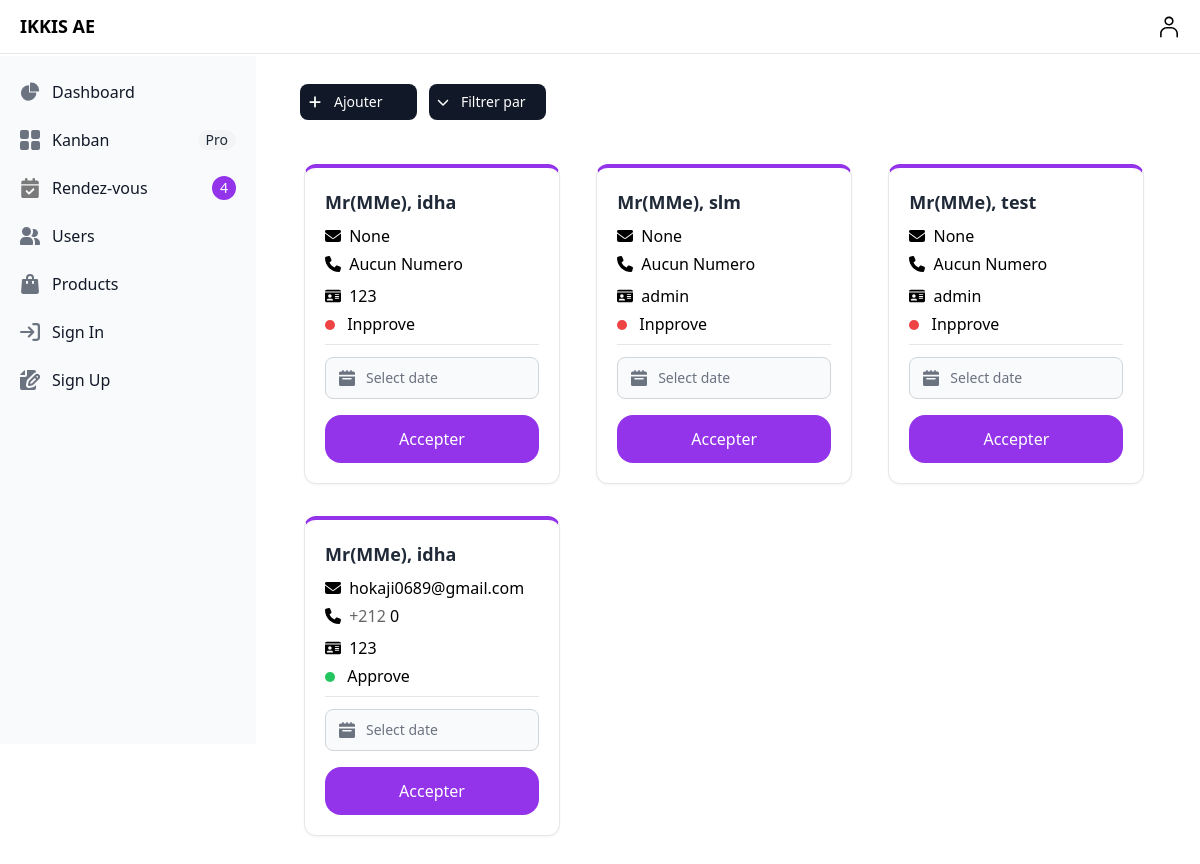
/dashboard/appointement, run on an earlier commit of the app's database.
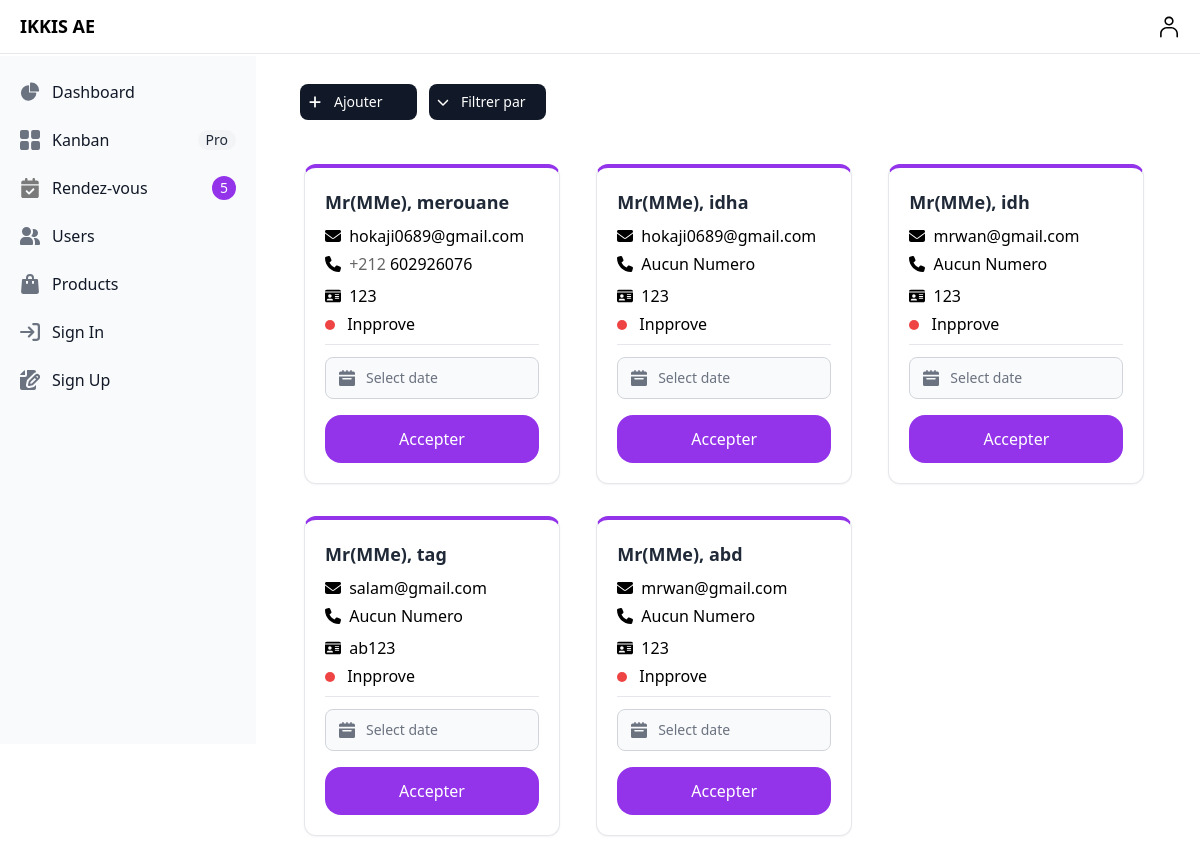
And on a later commit of the database.
### app/models.py (models this page shows)
class Appointement(models.Model):
    accepted=models.BooleanField(default=False)
    nom=models.CharField(max_length=20,null=True)
    prenom=models.CharField(max_length=30,null=True)
    cni=models.CharField(max_length=10,null=True)
    numero_telephone=models.IntegerField(null=True)
    email=models.EmailField(max_length=20,null=True)
    message=models.CharField(max_length=40,null=True)
    date=models.TextField(null=True)

### sfe/views.py (the view)
# urls.py: path('dashboard/appointement',views.appointement,name="appointement"),
def appointement(request):
    new_appointement=Appointement.objects.all().order_by('accepted')
    context={
        'new_appointement':new_appointement,
    }
    return render(request,"adm/appointement.html",context)

### templates/adm/appointement.html (shortened to what this page needs)
{% extends 'adm/dash.html' %}
{% block content %}
<div class="sm:ml-72">
          {% include "msg/msg.html" %}
          <div class="sm:flex">
                    <div class="relative flex items-center  space-x-2 sm:space-x-3 mx-48 mb-6 ml-3 py-1">
                        <button  data-modal-target="add-appoint-modal" data-modal-toggle="add-appoint-modal" class="bg-gray-900 inline-flex items-center justify-center w-1/2  py-2 text-sm font-medium text-center text-white rounded-lg bg-primary-700 hover:bg-primary-800 px-2">
                            <p class="px-3">Ajouter&nbsp&nbsp&nbsp&nbsp</p>
                        </button>
                        <button id="dropdownActionButton" data-dropdown-toggle="dropdownAction" class="bg-gray-900 inline-flex items-center justify-center w-1/2  py-2 text-sm font-medium text-center text-white rounded-lg bg-primary-700 hover:bg-primary-800 px-2">
                        <p class="px-3">Filtrer par</p>
                        </button>
                    </div>
                </div>
{% for i in new_appointement  %}
<div class="lg:w-64 h-80 mx-4 bg-white border border-t-4 border-t-purple-600 shadow-sm rounded-xl inline-block my-4 ">
          <div class="p-4 md:p-5">
                    <h3 class="text-lg font-bold text-gray-800">
                      Mr(MMe), {{i.nom}}
                    </h3>
                    <div class="pt-2">
                              <p class="inline-block">{{i.email}}</p>
                    </div>
                    <div >
                          {% if not i.numero_telephone is None %}
                              <div class="pt-1 inline-block mr-3">
                                        <p class="inline-block"><span class="opacity-60">+212</span> {{i.numero_telephone}}</p>
                              </div>
                              {% else %}
                              <div class="pt-1 inline-block mr-3">
                                      Aucun Numero
                              </div>
                          {% endif %}
                              <div class="py-0.5"></div>
                              <div class="pt-1 inline-block mr-4">
                                        <p class="inline-block">{{i.cni}}</p>
                              </div>
                    </div>
                    <div class="pt-1 inline-block mr-4">
                      {% if i.accepted %}
                      <div class="h-2.5 w-2.5 rounded-full bg-green-500 me-2 inline-block"></div>
                      <p class="inline-block">Approve</p>
                      {% else %}
                      <div class="h-2.5 w-2.5 rounded-full bg-red-500 me-2 inline-block"></div>
                      <p class="inline-block">Inpprove</p>
                      {% endif %}
                    </div>
                    <div class="border-b pt-2">
                    </div>
                    <div>
                    <div class="relative max-w-sm mt-3 ">
                      <div class="absolute inset-y-0 start-0 flex items-center ps-3.5 pointer-events-none">
                      </div>
                      <form method="POST" action="{% url 'approve_appoint' app_id=i.id %}">
                      <input readonly datepicker type="text" name="date" id="date" class=" bg-gray-50 border border-gray-300 text-gray-900 text-sm rounded-lg focus:ring-blue-500 focus:border-blue-500 block w-full ps-10 p-2.5 " placeholder="Select date">
                      </div>
                      <button class="block mt-4 w-full bg-purple-600 text-white py-3 rounded-2xl hover:bg-yellow-300 transition " >Accepter</button>
                    </div>
                    </div>
                  </div>
{% endfor %}
</div>
{% endblock content %}

### templates/adm/dash.html (shortened to what this page needs)
{% load static tailwind_tags %}
<head>
          {% tailwind_css %}
          <link href="https://cdnjs.cloudflare.com/ajax/libs/flowbite/2.3.0/flowbite.min.css" rel="stylesheet" />
</head>
<body>
  <nav class="fixed top-0 z-40 w-full bg-white border-b border-gray-200 ">
    <div class="px-3 py-3 lg:px-5 lg:pl-3">
      <div class="flex items-center justify-between">
        <div class="flex items-center justify-start rtl:justify-end pl-2">
           <a href="/" class="flex items-center space-x-3 rtl:space-x-reverse">
            <span class="block antialiased font-sans leading-relaxed text-blue-gray-900 text-lg font-bold">IKKIS AE</span>
          </a>
        </div>
        <div class="flex items-center">
            <div class="flex items-center ms-3">
              <div>
                <button type="button" class="flex text-sm   rounded-full " aria-expanded="false" data-dropdown-toggle="dropdown-user">
                </button>
              </div>
            </div>
          </div>
      </div>
    </div>
  </nav>
<div class="py-20">
       <aside id="default-sidebar" class="py-14 fixed top-0 left-0 z-40 w-64 h-screen transition-transform -translate-x-full sm:translate-x-0" aria-label="Sidebar">
          <div class="h-full px-3 py-4 overflow-y-auto bg-gray-50 ">
             <ul class="space-y-2 font-medium">
                <li>
                   <a href="{% url 'dashboard' %}" class="flex items-center p-2 text-gray-900 rounded-lg  hover:bg-gray-100 hover:text-yellow-400 group">
                      <span class="ms-3 ">Dashboard</span>
                   </a>
                </li>
                <li>
                   <a href="#" class="flex items-center p-2 text-gray-900 rounded-lg  hover:bg-gray-100 hover:text-yellow-400 group">
                      <span class="flex-1 ms-3 whitespace-nowrap">Kanban</span>
                      <span class="inline-flex items-center justify-center px-2 ms-3 text-sm font-medium text-gray-800 bg-gray-100 rounded-full  ">Pro</span>
                   </a>
                </li>
                <li>
                   <a href="appointement" class="flex items-center p-2 text-gray-900 rounded-lg  hover:bg-gray-100 hover:text-yellow-400 group">
                    <span class="flex-1 ms-3 whitespace-nowrap">Rendez-vous</span>
                      <span class="inline-flex items-center justify-center w-3 h-3 p-3 ms-3 text-sm font-medium text-white bg-purple-600 rounded-full ">{{new_appointement.count}}</span>
                   </a>
                </li>
                <li>
                   <a href="{% url 'userlist' %}" class="flex items-center p-2 text-gray-900 rounded-lg  hover:bg-gray-100 hover:text-yellow-400 group">
                      <span class="flex-1 ms-3 whitespace-nowrap">Users</span>
                   </a>
                </li>
                <li>
                   <a href="#" class="flex items-center p-2 text-gray-900 rounded-lg  hover:bg-gray-100 hover:text-yellow-400 group">
                      <span class="flex-1 ms-3 whitespace-nowrap">Products</span>
                   </a>
                </li>
                <li>
                   <a href="#" class="flex items-center p-2 text-gray-900 rounded-lg  hover:bg-gray-100 hover:text-yellow-400 group">
                      <span class="flex-1 ms-3 whitespace-nowrap">Sign In</span>
                   </a>
                </li>
                <li>
                   <a href="#" class="flex items-center p-2 text-gray-900 rounded-lg  hover:bg-gray-100  group">
                      <span class="flex-1 ms-3 whitespace-nowrap">Sign Up</span>
                   </a>
                </li>
             </ul>
          </div>
       </aside>
       {% block content %}
       {% endblock content %}

### templates/msg/msg.html (shortened to what this page needs)
{% load static tailwind_tags %}
<head>
          {% tailwind_css %}
</head>
<body>
</body>

What changed in the data, as far as the page shows it:
removed Appointement: nom "idha", email "None", shows "Aucun Numero", cni "123", accepted False (drawn)
removed Appointement: nom "slm", email "None", shows "Aucun Numero", cni "admin", accepted False (drawn)
removed Appointement: nom "test", email "None", shows "Aucun Numero", cni "admin", accepted False (drawn)
removed Appointement: nom "idha", email "hokaji0689@gmail.com", numero_telephone "0", cni "123", accepted True (drawn)
added Appointement: nom "merouane", email "hokaji0689@gmail.com", numero_telephone "602926076", cni "123", accepted False (drawn)
added Appointement: nom "idha", email "hokaji0689@gmail.com", shows "Aucun Numero", cni "123", accepted False (drawn)
added Appointement: nom "idh", email "mrwan@gmail.com", shows "Aucun Numero", cni "123", accepted False (drawn)
added Appointement: nom "tag", email "salam@gmail.com", shows "Aucun Numero", cni "ab123", accepted False (drawn)
added Appointement: nom "abd", email "mrwan@gmail.com", shows "Aucun Numero", cni "123", accepted False (drawn)
Also different on the page:
{{ new_appointement.count }}: "4" → "5"
